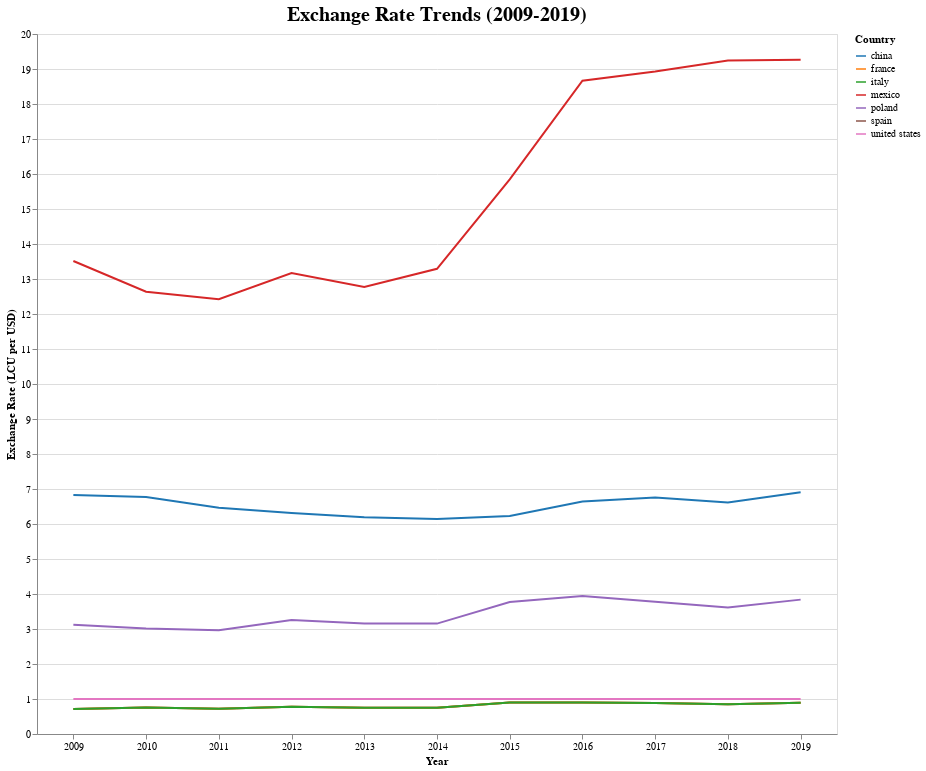

Here is the notebook cell this chart was saved with:
### Code cell
# Convert currency values to numeric
for year in years:
    currency_df[year] = pd.to_numeric(currency_df[year], errors="coerce")

currency_df["Country Name"] = currency_df["Country Name"].str.strip().str.lower()

# Filter only the top 10 countries
currency_top_8 = currency_df[currency_df["Country Name"].isin(top_8_2019)]

# Reshape currency data for Altair (Long Format)
currency_melted = currency_top_8.melt(id_vars=["Country Name"], value_vars=years, 
                                      var_name="Year", value_name="Exchange Rate")

# currency_df

# Create Exchange Rate Line Chart
exchange_chart = alt.Chart(currency_melted).mark_line().encode(
    x=alt.X("Year:O", title="Year", axis=alt.Axis(labelAngle=0)),
    y=alt.Y("Exchange Rate:Q", title="Exchange Rate (LCU per USD)"),
    color=alt.Color("Country Name:N", title="Country", scale=color_scale)
).properties(
    width=800,
    height=700,
    title="Exchange Rate Trends (2009-2019)",
).configure_title(
    fontSize=20
)

exchange_chart

### Figure 1 — Vega-Lite specification as saved in the notebook (floating-point values rounded to 4 significant figures)
{"config": {"view": {"continuousWidth": 300, "continuousHeight": 300}, "title": {"fontSize": 20}}, "data": {"name": "data-dbc5bd732724ff2bf7faa37658b7445b"}, "mark": {"type": "line"}, "encoding": {"color": {"field": "Country Name", "scale": {"scheme": "category10"}, "title": "Country", "type": "nominal"}, "x": {"axis": {"labelAngle": 0}, "field": "Year", "title": "Year", "type": "ordinal"}, "y": {"field": "Exchange Rate", "title": "Exchange Rate (LCU per USD)", "type": "quantitative"}}, "height": 700, "title": "Exchange Rate Trends (2009-2019)", "width": 800, "$schema": "https://vega.github.io/schema/vega-lite/v5.8.0.json", "datasets": {"data-dbc5bd732724ff2bf7faa37658b7445b": [{"Country Name": "china", "Year": "2009", "Exchange Rate": 6.831}, {"Country Name": "spain", "Year": "2009", "Exchange Rate": 0.717}, {"Country Name": "france", "Year": "2009", "Exchange Rate": 0.717}, {"Country Name": "italy", "Year": "2009", "Exchange Rate": 0.717}, {"Country Name": "mexico", "Year": "2009", "Exchange Rate": 13.51}, {"Country Name": "poland", "Year": "2009", "Exchange Rate": 3.12}, {"Country Name": "united states", "Year": "2009", "Exchange Rate": 1.0}, {"Country Name": "china", "Year": "2010", "Exchange Rate": 6.77}, {"Country Name": "spain", "Year": "2010", "Exchange Rate": 0.7543}, {"Country Name": "france", "Year": "2010", "Exchange Rate": 0.7543}, {"Country Name": "italy", "Year": "2010", "Exchange Rate": 0.7543}, {"Country Name": "mexico", "Year": "2010", "Exchange Rate": 12.64}, {"Country Name": "poland", "Year": "2010", "Exchange Rate": 3.015}, {"Country Name": "united states", "Year": "2010", "Exchange Rate": 1.0}, {"Country Name": "china", "Year": "2011", "Exchange Rate": 6.461}, {"Country Name": "spain", "Year": "2011", "Exchange Rate": 0.7184}, {"Country Name": "france", "Year": "2011", "Exchange Rate": 0.7184}, {"Country Name": "italy", "Year": "2011", "Exchange Rate": 0.7184}, {"Country Name": "mexico", "Year": "2011", "Exchange Rate": 12.42}, {"Country Name": "poland", "Year": "2011", "Exchange Rate": 2.963}, {"Country Name": "united states", "Year": "2011", "Exchange Rate": 1.0}, {"Country Name": "china", "Year": "2012", "Exchange Rate": 6.312}, {"Country Name": "spain", "Year": "2012", "Exchange Rate": 0.7783}, {"Country Name": "france", "Year": "2012", "Exchange Rate": 0.7783}, {"Country Name": "italy", "Year": "2012", "Exchange Rate": 0.7783}, {"Country Name": "mexico", "Year": "2012", "Exchange Rate": 13.17}, {"Country Name": "poland", "Year": "2012", "Exchange Rate": 3.257}, {"Country Name": "united states", "Year": "2012", "Exchange Rate": 1.0}, {"Country Name": "china", "Year": "2013", "Exchange Rate": 6.196}, {"Country Name": "spain", "Year": "2013", "Exchange Rate": 0.7529}, {"Country Name": "france", "Year": "2013", "Exchange Rate": 0.7529}, {"Country Name": "italy", "Year": "2013", "Exchange Rate": 0.7529}, {"Country Name": "mexico", "Year": "2013", "Exchange Rate": 12.77}, {"Country Name": "poland", "Year": "2013", "Exchange Rate": 3.161}, {"Country Name": "united states", "Year": "2013", "Exchange Rate": 1.0}, {"Country Name": "china", "Year": "2014", "Exchange Rate": 6.143}, {"Country Name": "spain", "Year": "2014", "Exchange Rate": 0.7527}, {"Country Name": "france", "Year": "2014", "Exchange Rate": 0.7527}, {"Country Name": "italy", "Year": "2014", "Exchange Rate": 0.7527}, {"Country Name": "mexico", "Year": "2014", "Exchange Rate": 13.29}, {"Country Name": "poland", "Year": "2014", "Exchange Rate": 3.155}, {"Country Name": "united states", "Year": "2014", "Exchange Rate": 1.0}, {"Country Name": "china", "Year": "2015", "Exchange Rate": 6.227}, {"Country Name": "spain", "Year": "2015", "Exchange Rate": 0.9013}, {"Country Name": "france", "Year": "2015", "Exchange Rate": 0.9013}, {"Country Name": "italy", "Year": "2015", "Exchange Rate": 0.9013}, {"Country Name": "mexico", "Year": "2015", "Exchange Rate": 15.85}, {"Country Name": "poland", "Year": "2015", "Exchange Rate": 3.769}, {"Country Name": "united states", "Year": "2015", "Exchange Rate": 1.0}, {"Country Name": "china", "Year": "2016", "Exchange Rate": 6.644}, {"Country Name": "spain", "Year": "2016", "Exchange Rate": 0.9034}, {"Country Name": "france", "Year": "2016", "Exchange Rate": 0.9034}, {"Country Name": "italy", "Year": "2016", "Exchange Rate": 0.9034}, {"Country Name": "mexico", "Year": "2016", "Exchange Rate": 18.66}, {"Country Name": "poland", "Year": "2016", "Exchange Rate": 3.943}, {"Country Name": "united states", "Year": "2016", "Exchange Rate": 1.0}, {"Country Name": "china", "Year": "2017", "Exchange Rate": 6.759}, {"Country Name": "spain", "Year": "2017", "Exchange Rate": 0.8852}, {"Country Name": "france", "Year": "2017", "Exchange Rate": 0.8852}, {"Country Name": "italy", "Year": "2017", "Exchange Rate": 0.8852}, {"Country Name": "mexico", "Year": "2017", "Exchange Rate": 18.93}, {"Country Name": "poland", "Year": "2017", "Exchange Rate": 3.779}, {"Country Name": "united states", "Year": "2017", "Exchange Rate": 1.0}, {"Country Name": "china", "Year": "2018", "Exchange Rate": 6.616}, {"Country Name": "spain", "Year": "2018", "Exchange Rate": 0.8468}, {"Country Name": "france", "Year": "2018", "Exchange Rate": 0.8468}, {"Country Name": "italy", "Year": "2018", "Exchange Rate": 0.8468}, {"Country Name": "mexico", "Year": "2018", "Exchange Rate": 19.24}, {"Country Name": "poland", "Year": "2018", "Exchange Rate": 3.612}, {"Country Name": "united states", "Year": "2018", "Exchange Rate": 1.0}, {"Country Name": "china", "Year": "2019", "Exchange Rate": 6.908}, {"Country Name": "spain", "Year": "2019", "Exchange Rate": 0.8933}, {"Country Name": "france", "Year": "2019", "Exchange Rate": 0.8933}, {"Country Name": "italy", "Year": "2019", "Exchange Rate": 0.8933}, {"Country Name": "mexico", "Year": "2019", "Exchange Rate": 19.26}, {"Country Name": "poland", "Year": "2019", "Exchange Rate": 3.839}, {"Country Name": "united states", "Year": "2019", "Exchange Rate": 1.0}]}}
